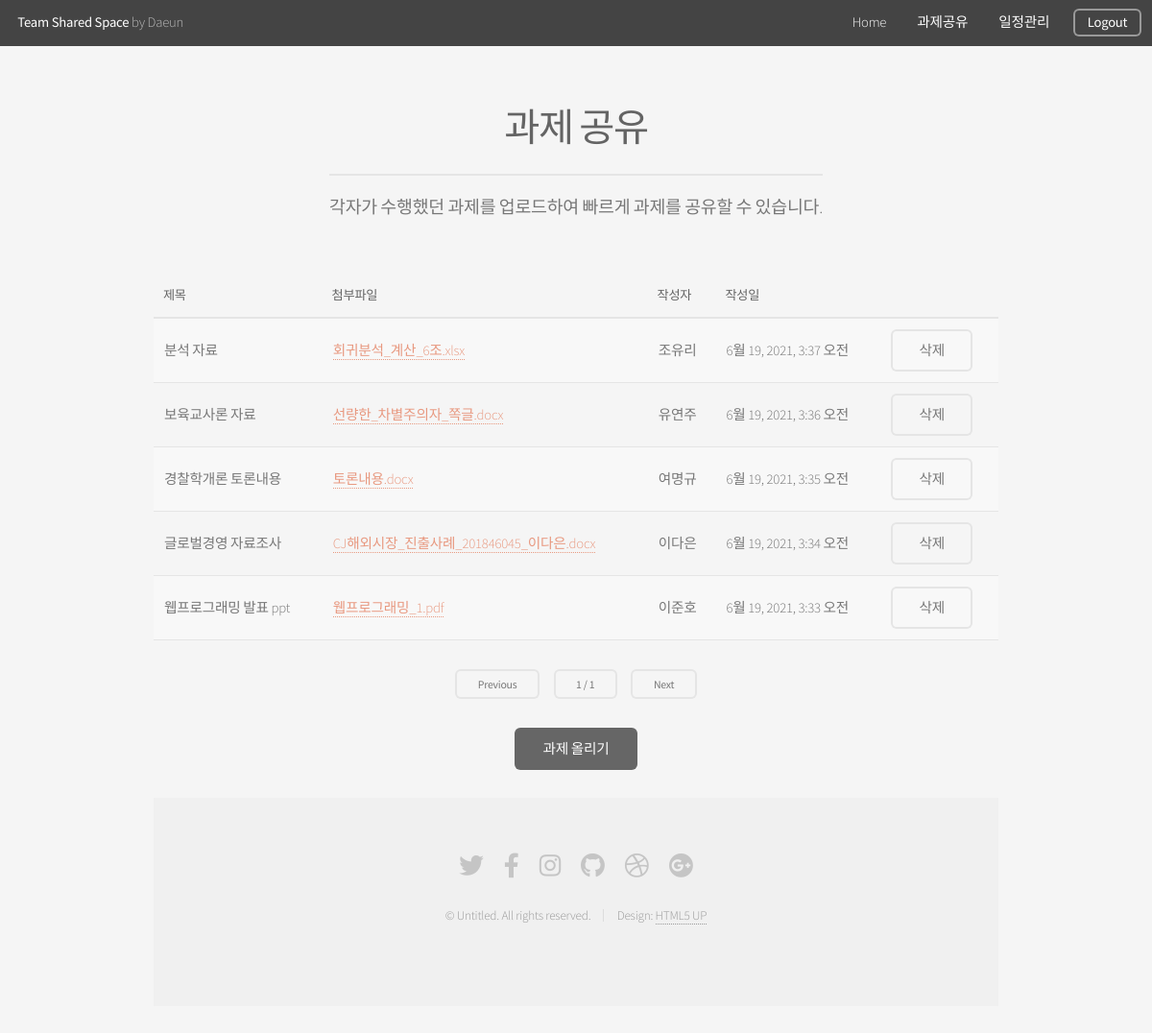
/board/, run on the app's committed database.
### board/models.py (models this page shows, shortened)
class Board(models.Model):
    author = models.CharField(max_length=100, null=False, verbose_name="작성자")
    title = models.CharField(max_length=100, null=False)
    created_date = models.DateTimeField(auto_now_add=True, verbose_name="작성일")
    modified_date = models.DateTimeField(auto_now=True, verbose_name="최종수정일")
    file = models.FileField(null=True, upload_to="")
    class Meta:
        db_table = 'boards'
        verbose_name = '게시판'
        verbose_name_plural = '게시판'

### board/views.py (the view)
# urls.py: path('', views.list, name="list"),
def list(request):
    all_boards = Board.objects.all().order_by('-id')
    page = int(request.GET.get('p', 1))
    pagenator = Paginator(all_boards, 5)
    boards = pagenator.get_page(page)
    return render(request, 'board/list.html', {"boards": boards})

### board/templates/board/list.html (shortened to what this page needs)
<!DOCTYPE HTML>
{% load static %}
<html>
	<head>
		<link rel="stylesheet" href='{% static "board/assets/css/main.css" %}' />
	</head>
	<body class="is-preload">
		<div id="page-wrapper">
				<header id="header">
					<h1><a href="{% url 'user:main' %}">Team Shared Space</a> by Daeun</h1>
					<nav id="nav">
						<ul>
							<li><a href="{% url 'user:main' %}">Home</a></li>
							<li><a href="{% url 'board:list' %}">과제공유</a></li>
							<li><a href="{% url 'schedule:view_schedule' %}">일정관리</a></li>
							<li><a href="{% url 'user:logout' %}" class="button">Logout</a></li>
						</ul>
					</nav>
				</header>
				<section id="main" class="container">
					<header>
						<h2>과제 공유</h2>
						<p>각자가 수행했던 과제를 업로드하여 빠르게 과제를 공유할 수 있습니다.</p>
					</header>
						<div class="table-wrapper">
							<table>
								<thead>
								<tr>
									<th scope="col">제목</th>
									<th scope="col">첨부파일</th>
									<th scope="col">작성자</th>
									<th scope="col">작성일</th>
								</tr>
								</thead>
								      <tbody>
										{% for board in boards %}
										<tr>
										  	<td>{{ board.title }}</td>
											<td><a id="id_uploaded_file" href="/../media/{{board.file.name}}" download>{{ board.file.name }}</a></td>
											<td>{{ board.author }}</td>
										  	<td>{{ board.created_date }}</td>
											<td><a href="{% url 'board:delete' board.id %}" class="button alt">삭제</a></td>
										</tr>
										{% endfor %}
									  </tbody>
							</table>
							<ul class="actions special">
								{% if boards.has_previous %}
								<li><a href="?p={{ boards.previous_page_number }}" class="button alt small">Previous</a></li>
								{% else %}
								<li><a href="#" class="button alt small">Previous</a></li>
								{% endif %}
								<li><a href="#" class="button alt small">{{ boards.number }} / {{ boards.paginator.num_pages }}</a></li>
								{% if boards.has_next %}
								<li><a href="?p={{ boards.next_page_number }}" class="button alt small">Next</a></li>
								{% else %}
								<li><a href="#" class="button alt small">Next</a></li>
								{% endif %}
							</ul>
							<ul class="actions special">
								<li><a href="{% url 'board:post' %}" class="button">과제 올리기</a></li>
							</ul>
						</div>
				<footer id="footer">
					<ul class="icons">
						<li><a href="#" class="icon brands fa-twitter"><span class="label">Twitter</span></a></li>
						<li><a href="#" class="icon brands fa-facebook-f"><span class="label">Facebook</span></a></li>
						<li><a href="#" class="icon brands fa-instagram"><span class="label">Instagram</span></a></li>
						<li><a href="#" class="icon brands fa-github"><span class="label">Github</span></a></li>
						<li><a href="#" class="icon brands fa-dribbble"><span class="label">Dribbble</span></a></li>
						<li><a href="#" class="icon brands fa-google-plus"><span class="label">Google+</span></a></li>
					</ul>
					<ul class="copyright">
						<li>&copy; Untitled. All rights reserved.</li><li>Design: <a href="http://html5up.net">HTML5 UP</a></li>
					</ul>
				</footer>
				</section>
		</div>
	</body>
</html>

### data on the page
Board: title "분석 자료", file.name "회귀분석_계산_6조.xlsx", author "조유리", created_date "6월 19, 2021, 3:37 오전"
Board: title "보육교사론 자료", file.name "선량한_차별주의자_쪽글.docx", author "유연주", created_date "6월 19, 2021, 3:36 오전"
Board: title "경찰학개론 토론내용", file.name "토론내용.docx", author "여명규", created_date "6월 19, 2021, 3:35 오전"
Board: title "글로벌경영 자료조사", file.name "CJ해외시장_진출사례_201846045_이다은.docx", author "이다은", created_date "6월 19, 2021, 3:34 오전"
Board: title "웹프로그래밍 발표 ppt", file.name "웹프로그래밍_1.pdf", author "이준호", created_date "6월 19, 2021, 3:33 오전"

### other printed values
{{ boards.number }} "1"
{{ boards.paginator.num_pages }} "1"
